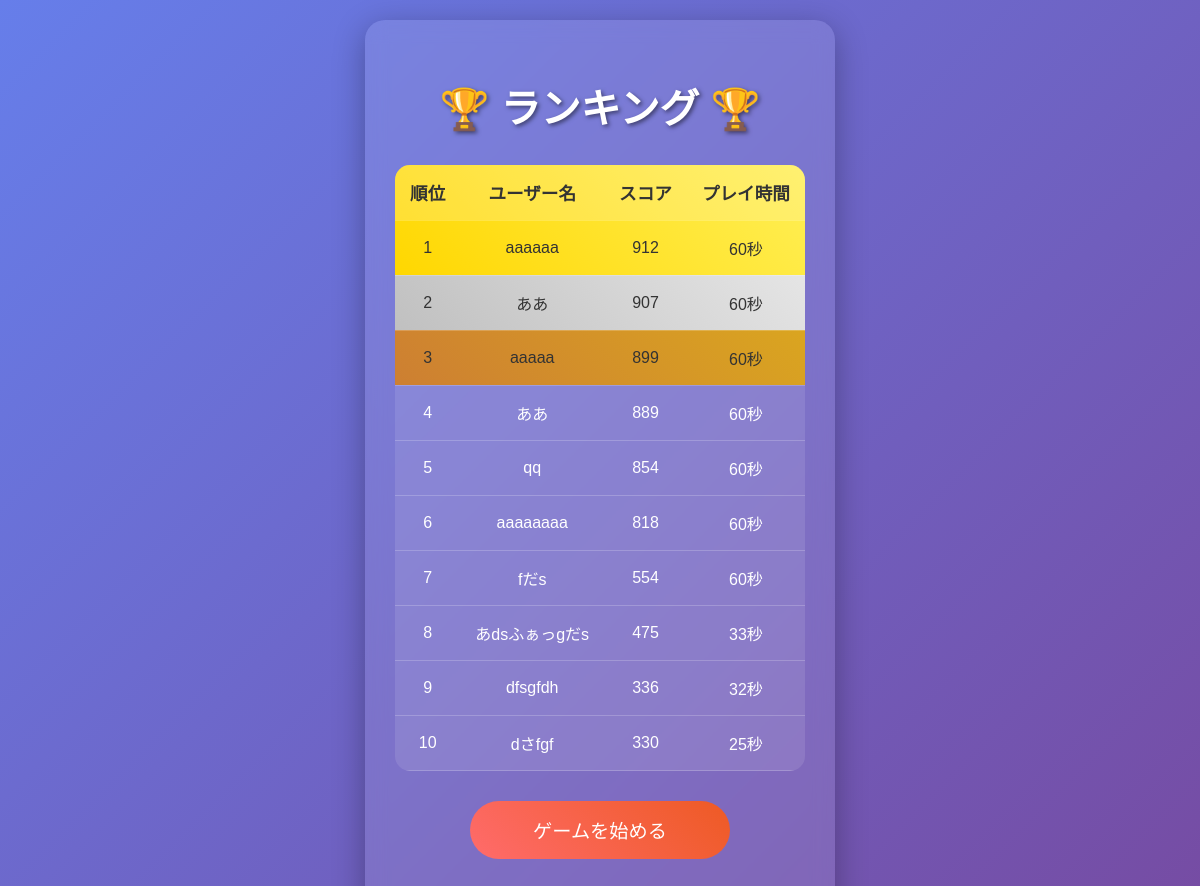
The app's page /index, older data.
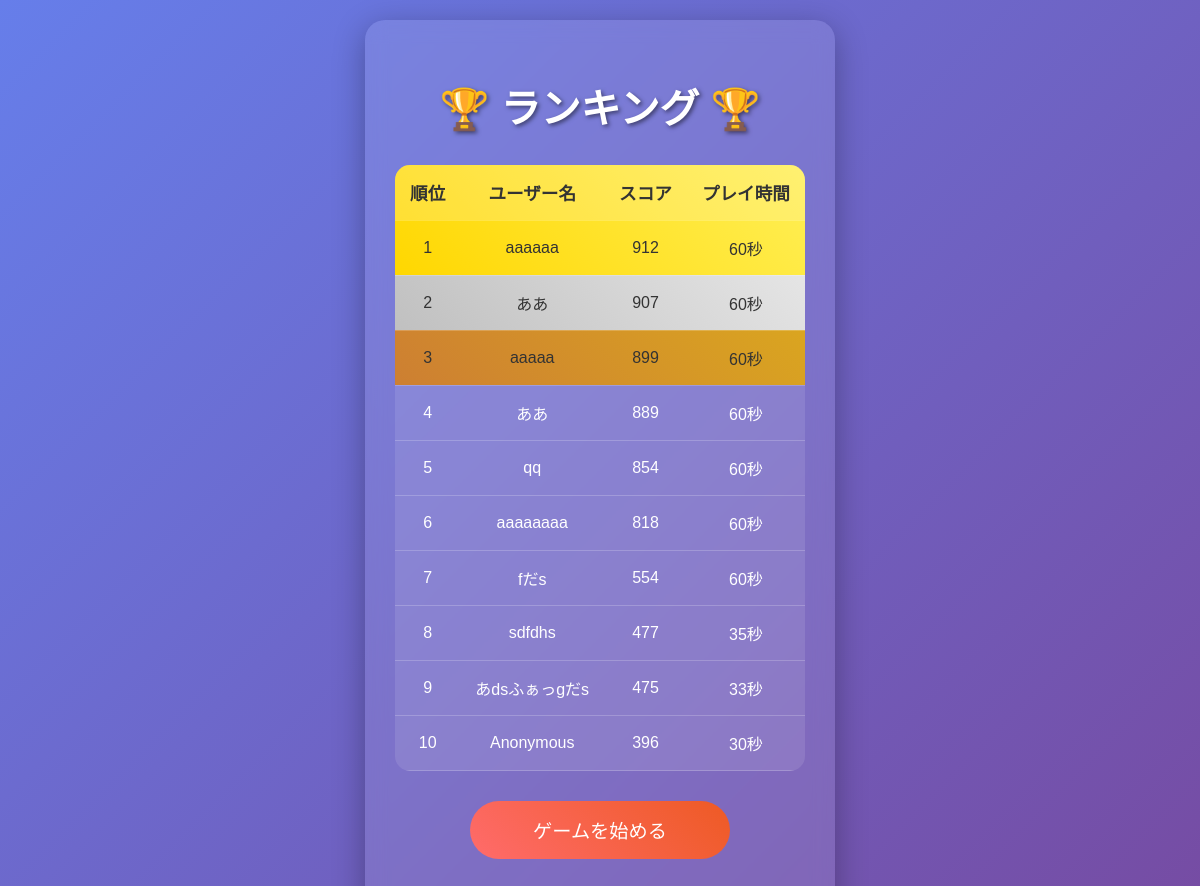
The same page, newer data.
### tables this page shows
CREATE TABLE rankings (
            id INTEGER PRIMARY KEY AUTOINCREMENT,
            user_name TEXT NOT NULL,
            score INTEGER NOT NULL,
            play_time INTEGER NOT NULL,
            player_count INTEGER NOT NULL,
            timestamp TEXT NOT NULL
        );

### app.py (the view)
@app.route("/index")
def index_page():
    try:
        conn = get_db_connection()
        if conn is None:
            return render_template("index.html", rankings=[])
        rows = conn.execute(
            "SELECT user_name, score, play_time, player_count, timestamp FROM rankings ORDER BY score DESC, timestamp DESC LIMIT 10"
        ).fetchall()
        conn.close()
        rankings = [
            {
                'userName': r['user_name'],
                'score': r['score'],
                'playTime': r['play_time'],
                'playerCount': r['player_count'],
                'timestamp': r['timestamp'],
            }
            for r in rows
        ]
        return render_template("index.html", rankings=rankings)
    except Exception as e:
        print(f"ランキング取得エラー: {e}")
        return render_template("index.html", rankings=[])

### app.py (called while the page is built)
def get_db_connection():
    try:
        conn = sqlite3.connect(DB_PATH)
        conn.row_factory = sqlite3.Row
        return conn
    except Exception as e:
        print(f"データベース接続エラー: {e}")
        return None

### templates/index.html (shortened to what this page needs)
<!DOCTYPE html>
<html lang="ja">
  <head>
    <link
      rel="stylesheet"
      href="{{ url_for('static', filename='style.css') }}"
    />
  </head>
  <body>
    <div class="container">
      <h1>🏆 ランキング 🏆</h1>
      {% if rankings %}
      <table class="ranking-table">
        <thead>
          <tr>
            <th>順位</th>
            <th>ユーザー名</th>
            <th>スコア</th>
            <th>プレイ時間</th>
          </tr>
        </thead>
        <tbody>
          {% for ranking in rankings %}
          <tr>
            <td>{{ loop.index }}</td>
            <td>{{ ranking.userName }}</td>
            <td>{{ ranking.score }}</td>
            <td>{{ ranking.playTime }}秒</td>
          </tr>
          {% endfor %}
        </tbody>
      </table>
      {% else %}
      <div class="no-records">
        まだ記録がありません。<br />
        ゲームをプレイして記録を作りましょう！
      </div>
      {% endif %}
      <a href="/" class="start-button">ゲームを始める</a>
    </div>
  </body>
</html>

### static/style.css (style rules this page uses)
body { min-height: 100vh; margin: 0; display: flex; flex-direction: column; align-items: center; justify-content: flex-start; }
.container { max-width: 480px; margin: 0 auto; padding: 20px; }

### templates/index.html (style rules this page uses)
body { font-family: 'Arial', sans-serif; background: linear-gradient(135deg, #667eea 0%, #764ba2 100%); margin: 0; padding: 20px; min-height: 100vh; color: white; }
.container { max-width: 900px; margin: 0 auto; background: rgba(255, 255, 255, 0.1); border-radius: 20px; padding: 30px; backdrop-filter: blur(10px); box-shadow: 0 8px 32px rgba(0, 0, 0, 0.3); }
h1 { text-align: center; font-size: 2.5em; margin-bottom: 30px; text-shadow: 2px 2px 4px rgba(0, 0, 0, 0.5); }
.ranking-table { width: 100%; border-collapse: collapse; margin: 20px 0; background: rgba(255, 255, 255, 0.1); border-radius: 15px; overflow: hidden; }
.ranking-table th, .ranking-table td { padding: 15px; text-align: center; border-bottom: 1px solid rgba(255, 255, 255, 0.2); }
.ranking-table th { background: rgba(255, 255, 255, 0.2); font-weight: bold; font-size: 1.1em; }
.ranking-table tr:nth-child(1) { background: linear-gradient(45deg, #ffd700, #ffed4e); color: #333; }
.ranking-table tr:nth-child(2) { background: linear-gradient(45deg, #c0c0c0, #e5e5e5); color: #333; }
.ranking-table tr:nth-child(3) { background: linear-gradient(45deg, #cd7f32, #daa520); color: #333; }
.start-button { display: block; width: 200px; margin: 30px auto; padding: 15px 30px; font-size: 1.2em; background: linear-gradient(45deg, #ff6b6b, #ee5a24); color: white; border: none; border-radius: 50px; cursor: pointer; transition: all 0.3s ease; text-decoration: none; text-align: center; }

Row changes from the older to the newer data that the page shows:
no longer on this page (row unchanged): rankings: userName "dfsgfdh", score "336", playTime "32"
no longer on this page (row unchanged): rankings: userName "dさfgf", score "330", playTime "25"
added rankings: userName "sdfdhs", score "477", playTime "35"
added rankings: userName "Anonymous", score "396", playTime "30"
